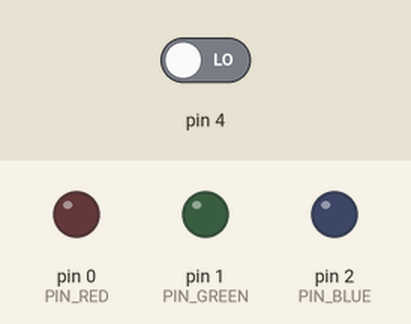
The sketch below on a simulated Arduino Uno, built with avr-gcc and run on an emulated ATmega328P. On the bench: output pins drawn as LEDs (lit = HIGH). Inputs (shaded band) come from the test bench; at power-on: pin 4 LOW.

Above: at 1.2 s.
1.3 s: pin 4 driven HIGH
At 1.7 s:
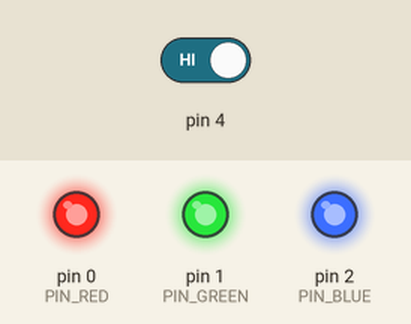
2.8 s: pin 4 driven LOW
At 4.0 s:
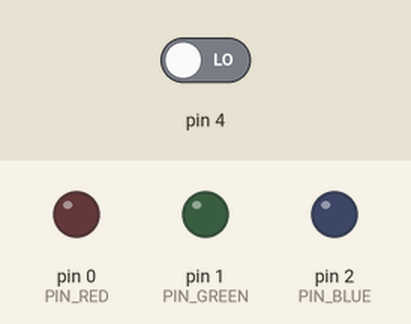
Timing chart, 0 to 5.8 s (numbered marks = the images above; inputs shaded):
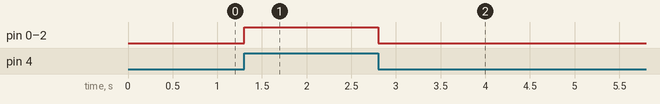

The sketch:

ColorLight.ino
```cpp
#define PIN_RED   0
#define PIN_GREEN 1
#define PIN_BLUE  2

void setup() {
  //Serial.begin(9600);
  pinMode(PIN_RED, OUTPUT);
  pinMode(PIN_GREEN, OUTPUT);
  pinMode(PIN_BLUE, OUTPUT);
  pinMode(4, INPUT);
  //pinMode(0, OUTPUT);
}

void loop() {
  int val = digitalRead(4);
  digitalWrite(PIN_RED,   val);
  digitalWrite(PIN_GREEN, val);
  digitalWrite(PIN_BLUE,  val);
}
```

Measured:
- after the input at 1.3 s, pin 0 (PIN_RED), pin 1 (PIN_GREEN), pin 2 (PIN_BLUE): LOW → HIGH at once
- after the input at 2.8 s, pin 0 (PIN_RED), pin 1 (PIN_GREEN), pin 2 (PIN_BLUE): HIGH → LOW at once
